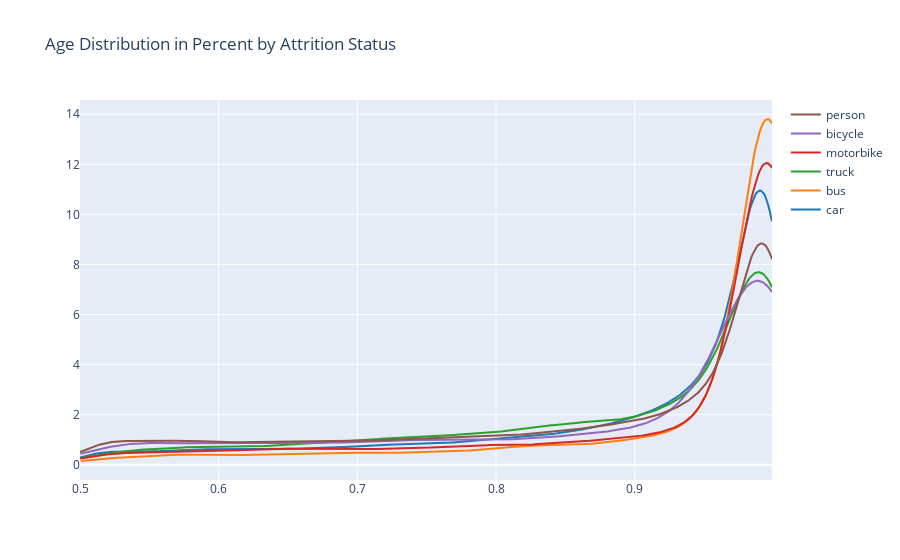

This figure's notebook cell:
### Code cell
import numpy as np
import matplotlib.pyplot as plt
import plotly.figure_factory as ff
import scipy
import plotly.graph_objects as go

# Create data
# N = 60
car = data_.loc[(data_['class_object'] == 0) & (data_['height'] > 416), "confidence"]
bus = data_.loc[(data_['class_object'] == 1) & (data_['height'] > 416), "confidence"]
truck = data_.loc[(data_['class_object'] == 2) & (data_['height'] > 416), "confidence"]
motorbike = data_.loc[(data_['class_object'] == 3) & (data_['height'] > 416), "confidence"]
bicycle = data_.loc[(data_['class_object'] == 4) & (data_['height'] > 416), "confidence"]
person = data_.loc[(data_['class_object'] == 5) & (data_['height'] > 416), "confidence"]

# x = list(range(len(car)))
print(max(car))

hist_data = [car, bus, truck, motorbike, bicycle, person]
group_labels = ['car', 'bus', "truck", "motorbike", "bicycle", "person"]

fig = ff.create_distplot(hist_data, group_labels,
                         curve_type='kde', show_hist=False, show_rug=False)
# Add title
fig['layout'].update(title='Age Distribution in Percent by Attrition Status')
# fig['layout'].update(xaxis=dict(range=[15, 60], dtick=5))
# Plot
# py.plot(fig, filename='Distplot with Multiple Datasets',auto_open=False)
# plotly.offline.plot(fig)

fig_ = go.Figure(fig)
fig.show()

### Figure 1 — Plotly figure (JSON) as saved in the notebook; plotly's stock layout.template omitted (floating-point values rounded to 4 significant figures; data arrays with more than 128 entries replaced by an {"elided": "..."} marker saying what was removed)
{"data": [{"legendgroup": "car", "marker": {"color": "rgb(31, 119, 180)"}, "mode": "lines", "name": "car", "showlegend": true, "type": "scatter", "x": {"elided": "500 float values"}, "xaxis": "x", "y": {"elided": "500 float values"}, "yaxis": "y"}, {"legendgroup": "bus", "marker": {"color": "rgb(255, 127, 14)"}, "mode": "lines", "name": "bus", "showlegend": true, "type": "scatter", "x": {"elided": "500 float values"}, "xaxis": "x", "y": {"elided": "500 float values"}, "yaxis": "y"}, {"legendgroup": "truck", "marker": {"color": "rgb(44, 160, 44)"}, "mode": "lines", "name": "truck", "showlegend": true, "type": "scatter", "x": {"elided": "500 float values"}, "xaxis": "x", "y": {"elided": "500 float values"}, "yaxis": "y"}, {"legendgroup": "motorbike", "marker": {"color": "rgb(214, 39, 40)"}, "mode": "lines", "name": "motorbike", "showlegend": true, "type": "scatter", "x": {"elided": "500 float values"}, "xaxis": "x", "y": {"elided": "500 float values"}, "yaxis": "y"}, {"legendgroup": "bicycle", "marker": {"color": "rgb(148, 103, 189)"}, "mode": "lines", "name": "bicycle", "showlegend": true, "type": "scatter", "x": {"elided": "500 float values"}, "xaxis": "x", "y": {"elided": "500 float values"}, "yaxis": "y"}, {"legendgroup": "person", "marker": {"color": "rgb(140, 86, 75)"}, "mode": "lines", "name": "person", "showlegend": true, "type": "scatter", "x": {"elided": "500 float values"}, "xaxis": "x", "y": {"elided": "500 float values"}, "yaxis": "y"}], "layout": {"autosize": true, "barmode": "overlay", "hovermode": "closest", "legend": {"traceorder": "reversed"}, "title": {"text": "Age Distribution in Percent by Attrition Status"}, "xaxis": {"anchor": "y2", "autorange": true, "domain": [0, 1], "range": [0.5, 0.999], "type": "linear", "zeroline": false}, "yaxis": {"anchor": "free", "autorange": true, "domain": [0, 1], "position": 0, "range": [-0.6084, 14.57], "type": "linear"}}}
